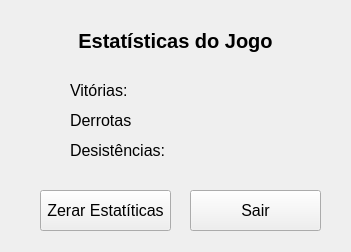
<?xml version="1.0" encoding="UTF-8"?>
<ui version="4.0">
 <class>tela_estatisticas</class>
 <widget class="QMainWindow" name="tela_estatisticas">
  <property name="geometry">
   <rect>
    <x>0</x>
    <y>0</y>
    <width>351</width>
    <height>252</height>
   </rect>
  </property>
  <property name="maximumSize">
   <size>
    <width>500</width>
    <height>500</height>
   </size>
  </property>
  <property name="windowTitle">
   <string>Estatísticas</string>
  </property>
  <widget class="QWidget" name="centralwidget">
   <widget class="QLabel" name="label">
    <property name="geometry">
     <rect>
      <x>40</x>
      <y>20</y>
      <width>271</width>
      <height>41</height>
     </rect>
    </property>
    <property name="font">
     <font>
      <family>Arial</family>
      <pointsize>15</pointsize>
      <weight>75</weight>
      <bold>true</bold>
     </font>
    </property>
    <property name="text">
     <string>Estatísticas do Jogo</string>
    </property>
    <property name="alignment">
     <set>Qt::AlignCenter</set>
    </property>
   </widget>
   <widget class="QLabel" name="label_vitorias">
    <property name="geometry">
     <rect>
      <x>70</x>
      <y>80</y>
      <width>171</width>
      <height>21</height>
     </rect>
    </property>
    <property name="font">
     <font>
      <family>Arial</family>
      <pointsize>12</pointsize>
     </font>
    </property>
    <property name="text">
     <string>Vitórias:</string>
    </property>
   </widget>
   <widget class="QLabel" name="label_derrotas">
    <property name="geometry">
     <rect>
      <x>70</x>
      <y>110</y>
      <width>171</width>
      <height>21</height>
     </rect>
    </property>
    <property name="font">
     <font>
      <family>Arial</family>
      <pointsize>12</pointsize>
     </font>
    </property>
    <property name="text">
     <string>Derrotas</string>
    </property>
   </widget>
   <widget class="QLabel" name="label_desistencias">
    <property name="geometry">
     <rect>
      <x>70</x>
      <y>140</y>
      <width>171</width>
      <height>21</height>
     </rect>
    </property>
    <property name="font">
     <font>
      <family>Arial</family>
      <pointsize>12</pointsize>
     </font>
    </property>
    <property name="text">
     <string>Desistências:</string>
    </property>
   </widget>
   <widget class="QPushButton" name="botao_zerar_estatisticas">
    <property name="geometry">
     <rect>
      <x>40</x>
      <y>190</y>
      <width>131</width>
      <height>41</height>
     </rect>
    </property>
    <property name="font">
     <font>
      <pointsize>12</pointsize>
     </font>
    </property>
    <property name="text">
     <string>Zerar Estatíticas</string>
    </property>
   </widget>
   <widget class="QPushButton" name="botao_sair">
    <property name="geometry">
     <rect>
      <x>190</x>
      <y>190</y>
      <width>131</width>
      <height>41</height>
     </rect>
    </property>
    <property name="font">
     <font>
      <pointsize>12</pointsize>
     </font>
    </property>
    <property name="text">
     <string>Sair</string>
    </property>
   </widget>
  </widget>
 </widget>
 <resources/>
 <connections/>
</ui>
